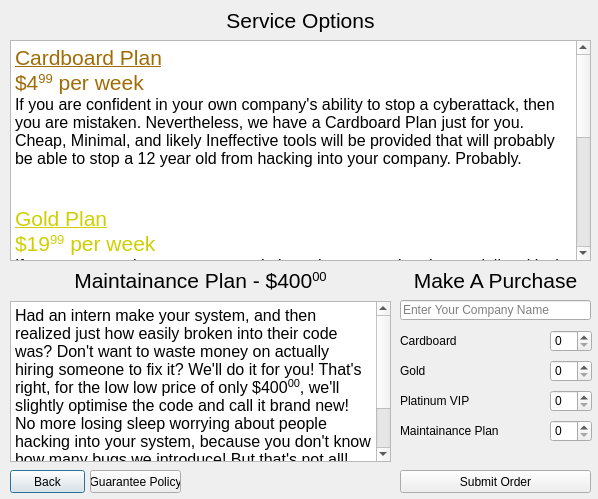
<?xml version="1.0" encoding="UTF-8"?>
<ui version="4.0">
 <class>MakePurchase</class>
 <widget class="QDialog" name="MakePurchase">
  <property name="geometry">
   <rect>
    <x>0</x>
    <y>0</y>
    <width>598</width>
    <height>499</height>
   </rect>
  </property>
  <property name="windowTitle">
   <string>Dialog</string>
  </property>
  <widget class="QPushButton" name="pushButton">
   <property name="geometry">
    <rect>
     <x>10</x>
     <y>470</y>
     <width>75</width>
     <height>23</height>
    </rect>
   </property>
   <property name="text">
    <string>Back</string>
   </property>
  </widget>
  <widget class="QPushButton" name="pushButton_2">
   <property name="geometry">
    <rect>
     <x>90</x>
     <y>470</y>
     <width>91</width>
     <height>23</height>
    </rect>
   </property>
   <property name="text">
    <string>Guarantee Policy</string>
   </property>
  </widget>
  <widget class="QLabel" name="label">
   <property name="geometry">
    <rect>
     <x>400</x>
     <y>260</y>
     <width>191</width>
     <height>41</height>
    </rect>
   </property>
   <property name="text">
    <string>&lt;html&gt;&lt;head/&gt;&lt;body&gt;&lt;p align=&quot;center&quot;&gt;&lt;span style=&quot; font-size:16pt;&quot;&gt;Make A Purchase&lt;/span&gt;&lt;/p&gt;&lt;/body&gt;&lt;/html&gt;</string>
   </property>
  </widget>
  <widget class="QTextBrowser" name="textBrowser">
   <property name="geometry">
    <rect>
     <x>10</x>
     <y>40</y>
     <width>581</width>
     <height>221</height>
    </rect>
   </property>
   <property name="html">
    <string>&lt;!DOCTYPE HTML PUBLIC &quot;-//W3C//DTD HTML 4.0//EN&quot; &quot;http://www.w3.org/TR/REC-html40/strict.dtd&quot;&gt;
&lt;html&gt;&lt;head&gt;&lt;meta name=&quot;qrichtext&quot; content=&quot;1&quot; /&gt;&lt;style type=&quot;text/css&quot;&gt;
p, li { white-space: pre-wrap; }
&lt;/style&gt;&lt;/head&gt;&lt;body style=&quot; font-family:'MS Shell Dlg 2'; font-size:8.25pt; font-weight:400; font-style:normal;&quot;&gt;
&lt;p style=&quot; margin-top:0px; margin-bottom:0px; margin-left:0px; margin-right:0px; -qt-block-indent:0; text-indent:0px;&quot;&gt;&lt;span style=&quot; font-size:16pt; text-decoration: underline; color:#9f6c05;&quot;&gt;Cardboard Plan&lt;/span&gt;&lt;/p&gt;
&lt;p style=&quot; margin-top:0px; margin-bottom:0px; margin-left:0px; margin-right:0px; -qt-block-indent:0; text-indent:0px;&quot;&gt;&lt;span style=&quot; font-size:16pt; color:#9f6c05;&quot;&gt;$4&lt;/span&gt;&lt;span style=&quot; font-size:16pt; color:#9f6c05; vertical-align:super;&quot;&gt;99&lt;/span&gt;&lt;span style=&quot; font-size:16pt; color:#9f6c05;&quot;&gt; per week&lt;/span&gt;&lt;/p&gt;
&lt;p style=&quot; margin-top:0px; margin-bottom:0px; margin-left:0px; margin-right:0px; -qt-block-indent:0; text-indent:0px;&quot;&gt;&lt;span style=&quot; font-size:12pt; color:#000000;&quot;&gt;If you are confident in your own company's ability to stop a cyberattack, then you are mistaken. Nevertheless, we have a Cardboard Plan just for you. Cheap, Minimal, and likely Ineffective tools will be provided that will probably be able to stop a 12 year old from hacking into your company. Probably.&lt;/span&gt;&lt;/p&gt;
&lt;p style=&quot;-qt-paragraph-type:empty; margin-top:0px; margin-bottom:0px; margin-left:0px; margin-right:0px; -qt-block-indent:0; text-indent:0px; font-size:12pt; color:#000000;&quot;&gt;&lt;br /&gt;&lt;/p&gt;
&lt;p style=&quot;-qt-paragraph-type:empty; margin-top:0px; margin-bottom:0px; margin-left:0px; margin-right:0px; -qt-block-indent:0; text-indent:0px; font-size:12pt; color:#000000;&quot;&gt;&lt;br /&gt;&lt;/p&gt;
&lt;p style=&quot; margin-top:0px; margin-bottom:0px; margin-left:0px; margin-right:0px; -qt-block-indent:0; text-indent:0px;&quot;&gt;&lt;span style=&quot; font-size:16pt; text-decoration: underline; color:#cfcf00;&quot;&gt;Gold Plan&lt;/span&gt;&lt;/p&gt;
&lt;p style=&quot; margin-top:0px; margin-bottom:0px; margin-left:0px; margin-right:0px; -qt-block-indent:0; text-indent:0px;&quot;&gt;&lt;span style=&quot; font-size:16pt; color:#cfcf00;&quot;&gt;$19&lt;/span&gt;&lt;span style=&quot; font-size:16pt; color:#cfcf00; vertical-align:super;&quot;&gt;99&lt;/span&gt;&lt;span style=&quot; font-size:16pt; color:#cfcf00;&quot;&gt; per week&lt;/span&gt;&lt;/p&gt;
&lt;p style=&quot; margin-top:0px; margin-bottom:0px; margin-left:0px; margin-right:0px; -qt-block-indent:0; text-indent:0px;&quot;&gt;&lt;span style=&quot; font-size:12pt; color:#000000;&quot;&gt;If your company is more concerned about the very real and potentially critical attacks that will very likely be made upon your systems, you'll probably want to take it up a notch. More expensive means more effective, as everyone knows, and the tools we provide here are definetly both. This'll stop even the smartest 12 year old, and is effective against any hackers out there.&lt;/span&gt;&lt;/p&gt;
&lt;p style=&quot;-qt-paragraph-type:empty; margin-top:0px; margin-bottom:0px; margin-left:0px; margin-right:0px; -qt-block-indent:0; text-indent:0px; font-size:12pt; color:#000000;&quot;&gt;&lt;br /&gt;&lt;/p&gt;
&lt;p style=&quot;-qt-paragraph-type:empty; margin-top:0px; margin-bottom:0px; margin-left:0px; margin-right:0px; -qt-block-indent:0; text-indent:0px; font-size:12pt; color:#000000;&quot;&gt;&lt;br /&gt;&lt;/p&gt;
&lt;p style=&quot; margin-top:0px; margin-bottom:0px; margin-left:0px; margin-right:0px; -qt-block-indent:0; text-indent:0px;&quot;&gt;&lt;span style=&quot; font-size:16pt; font-weight:600; font-style:italic; text-decoration: underline; color:#00aaff;&quot;&gt;Platinum VIP Plan&lt;/span&gt;&lt;/p&gt;
&lt;p style=&quot; margin-top:0px; margin-bottom:0px; margin-left:0px; margin-right:0px; -qt-block-indent:0; text-indent:0px;&quot;&gt;&lt;span style=&quot; font-size:16pt; font-weight:600; font-style:italic; color:#00aaff;&quot;&gt;$9999&lt;/span&gt;&lt;span style=&quot; font-size:16pt; font-weight:600; font-style:italic; color:#00aaff; vertical-align:super;&quot;&gt;99 &lt;/span&gt;&lt;span style=&quot; font-size:16pt; font-weight:600; font-style:italic; color:#00aaff;&quot;&gt;per week&lt;/span&gt;&lt;/p&gt;
&lt;p style=&quot; margin-top:0px; margin-bottom:0px; margin-left:0px; margin-right:0px; -qt-block-indent:0; text-indent:0px;&quot;&gt;&lt;span style=&quot; font-size:12pt; color:#000000;&quot;&gt;So let's get real. You don't really even care about security at this point, you've just got a ton of money that you're more than willing to give to us. Well, we'll give you both of the above plans plus a lifetime membership! Just keep paying weekly! You'll recieve a special edition T-Shirt, custom made to have your name on it! It says, 'I am rich' and iCyberSecurity is written on the back. Show all your friends how rich you are!&lt;/span&gt;&lt;/p&gt;&lt;/body&gt;&lt;/html&gt;</string>
   </property>
  </widget>
  <widget class="QSpinBox" name="spinBox">
   <property name="geometry">
    <rect>
     <x>550</x>
     <y>330</y>
     <width>42</width>
     <height>22</height>
    </rect>
   </property>
  </widget>
  <widget class="QSpinBox" name="spinBox_2">
   <property name="geometry">
    <rect>
     <x>550</x>
     <y>360</y>
     <width>42</width>
     <height>22</height>
    </rect>
   </property>
  </widget>
  <widget class="QSpinBox" name="spinBox_3">
   <property name="geometry">
    <rect>
     <x>550</x>
     <y>390</y>
     <width>42</width>
     <height>22</height>
    </rect>
   </property>
  </widget>
  <widget class="QLineEdit" name="lineEdit">
   <property name="geometry">
    <rect>
     <x>400</x>
     <y>300</y>
     <width>191</width>
     <height>20</height>
    </rect>
   </property>
   <property name="cursor">
    <cursorShape>IBeamCursor</cursorShape>
   </property>
   <property name="autoFillBackground">
    <bool>false</bool>
   </property>
   <property name="text">
    <string/>
   </property>
   <property name="placeholderText">
    <string>Enter Your Company Name</string>
   </property>
  </widget>
  <widget class="QTextBrowser" name="textBrowser_2">
   <property name="geometry">
    <rect>
     <x>10</x>
     <y>301</y>
     <width>381</width>
     <height>161</height>
    </rect>
   </property>
   <property name="html">
    <string>&lt;!DOCTYPE HTML PUBLIC &quot;-//W3C//DTD HTML 4.0//EN&quot; &quot;http://www.w3.org/TR/REC-html40/strict.dtd&quot;&gt;
&lt;html&gt;&lt;head&gt;&lt;meta name=&quot;qrichtext&quot; content=&quot;1&quot; /&gt;&lt;style type=&quot;text/css&quot;&gt;
p, li { white-space: pre-wrap; }
&lt;/style&gt;&lt;/head&gt;&lt;body style=&quot; font-family:'MS Shell Dlg 2'; font-size:8.25pt; font-weight:400; font-style:normal;&quot;&gt;
&lt;p style=&quot; margin-top:0px; margin-bottom:0px; margin-left:0px; margin-right:0px; -qt-block-indent:0; text-indent:0px;&quot;&gt;&lt;span style=&quot; font-size:12pt;&quot;&gt;Had an intern make your system, and then realized just how easily broken into their code was? Don't want to waste money on actually hiring someone to fix it? We'll do it for you! That's right, for the low low price of only $400&lt;/span&gt;&lt;span style=&quot; font-size:12pt; vertical-align:super;&quot;&gt;00&lt;/span&gt;&lt;span style=&quot; font-size:12pt;&quot;&gt;, we'll slightly optimise the code and call it brand new! No more losing sleep worrying about people hacking into your system, because you don't know how many bugs we introduce! But that's not all! This plan comes with a one coupon for iCyberSecurity Cardboard Plan! Just order within .10 milliseconds, and we'll throw it in for only 4&lt;/span&gt;&lt;span style=&quot; font-size:12pt; vertical-align:super;&quot;&gt;99&lt;/span&gt;&lt;span style=&quot; font-size:12pt;&quot;&gt;!&lt;/span&gt;&lt;/p&gt;&lt;/body&gt;&lt;/html&gt;</string>
   </property>
  </widget>
  <widget class="QLabel" name="label_2">
   <property name="geometry">
    <rect>
     <x>10</x>
     <y>260</y>
     <width>381</width>
     <height>41</height>
    </rect>
   </property>
   <property name="text">
    <string>&lt;html&gt;&lt;head/&gt;&lt;body&gt;&lt;p align=&quot;center&quot;&gt;&lt;span style=&quot; font-size:16pt;&quot;&gt;Maintainance Plan - $400&lt;/span&gt;&lt;span style=&quot; font-size:16pt; vertical-align:super;&quot;&gt;00&lt;/span&gt;&lt;/p&gt;&lt;/body&gt;&lt;/html&gt;</string>
   </property>
  </widget>
  <widget class="QLabel" name="label_3">
   <property name="geometry">
    <rect>
     <x>10</x>
     <y>0</y>
     <width>581</width>
     <height>41</height>
    </rect>
   </property>
   <property name="text">
    <string>&lt;html&gt;&lt;head/&gt;&lt;body&gt;&lt;p align=&quot;center&quot;&gt;&lt;span style=&quot; font-size:16pt;&quot;&gt;Service Options&lt;/span&gt;&lt;/p&gt;&lt;/body&gt;&lt;/html&gt;</string>
   </property>
  </widget>
  <widget class="QSpinBox" name="spinBox_4">
   <property name="geometry">
    <rect>
     <x>550</x>
     <y>420</y>
     <width>42</width>
     <height>22</height>
    </rect>
   </property>
  </widget>
  <widget class="QPushButton" name="pushButton_3">
   <property name="geometry">
    <rect>
     <x>400</x>
     <y>470</y>
     <width>191</width>
     <height>23</height>
    </rect>
   </property>
   <property name="text">
    <string>Submit Order</string>
   </property>
  </widget>
  <widget class="QLabel" name="label_4">
   <property name="geometry">
    <rect>
     <x>400</x>
     <y>331</y>
     <width>141</width>
     <height>20</height>
    </rect>
   </property>
   <property name="text">
    <string>Cardboard</string>
   </property>
  </widget>
  <widget class="QLabel" name="label_5">
   <property name="geometry">
    <rect>
     <x>400</x>
     <y>361</y>
     <width>141</width>
     <height>20</height>
    </rect>
   </property>
   <property name="text">
    <string>Gold</string>
   </property>
  </widget>
  <widget class="QLabel" name="label_6">
   <property name="geometry">
    <rect>
     <x>400</x>
     <y>391</y>
     <width>141</width>
     <height>20</height>
    </rect>
   </property>
   <property name="text">
    <string>Platinum VIP</string>
   </property>
  </widget>
  <widget class="QLabel" name="label_7">
   <property name="geometry">
    <rect>
     <x>400</x>
     <y>421</y>
     <width>141</width>
     <height>20</height>
    </rect>
   </property>
   <property name="text">
    <string>Maintainance Plan</string>
   </property>
  </widget>
 </widget>
 <resources/>
 <connections/>
</ui>
